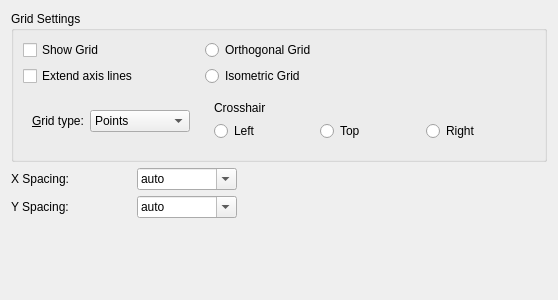
     <widget class="QWidget" name="tab3">
      <attribute name="title">
       <string>&amp;Grid</string>
      </attribute>
      <layout class="QGridLayout" name="gridLayout_9">
       <item row="0" column="0" colspan="2">
        <widget class="QGroupBox" name="bgGrid">
         <property name="minimumSize">
          <size>
           <width>120</width>
           <height>60</height>
          </size>
         </property>
         <property name="title">
          <string>Grid Settings</string>
         </property>
         <layout class="QGridLayout" name="gridLayout_7">
          <item row="0" column="0">
           <widget class="QCheckBox" name="cbGridOn">
            <property name="text">
             <string>Show Grid</string>
            </property>
           </widget>
          </item>
          <item row="1" column="0">
           <widget class="QCheckBox" name="cbExtendAxisLines">
            <property name="text">
             <string>Extend axis lines</string>
            </property>
           </widget>
          </item>
          <item row="2" column="0">
           <widget class="QWidget" name="widget" native="true">
            <property name="sizePolicy">
             <sizepolicy hsizetype="MinimumExpanding" vsizetype="MinimumExpanding">
              <horstretch>0</horstretch>
              <verstretch>0</verstretch>
             </sizepolicy>
            </property>
            <property name="minimumSize">
             <size>
              <width>0</width>
              <height>0</height>
             </size>
            </property>
            <property name="maximumSize">
             <size>
              <width>16777215</width>
              <height>16777215</height>
             </size>
            </property>
            <layout class="QGridLayout" name="gridLayout_12">
             <item row="0" column="0">
              <widget class="QLabel" name="lGridType">
               <property name="text">
                <string>&amp;Grid type:</string>
               </property>
               <property name="wordWrap">
                <bool>false</bool>
               </property>
               <property name="buddy">
                <cstring>cbGridType</cstring>
               </property>
              </widget>
             </item>
             <item row="0" column="1">
              <widget class="QComboBox" name="cbGridType">
               <property name="minimumSize">
                <size>
                 <width>100</width>
                 <height>0</height>
                </size>
               </property>
               <property name="editable">
                <bool>false</bool>
               </property>
               <property name="currentIndex">
                <number>0</number>
               </property>
               <item>
                <property name="text">
                 <string>Points</string>
                </property>
               </item>
               <item>
                <property name="text">
                 <string>Lines</string>
                </property>
               </item>
              </widget>
             </item>
            </layout>
           </widget>
          </item>
          <item row="0" column="1">
           <widget class="QRadioButton" name="rbOrthogonalGrid">
            <property name="toolTip">
             <string>Use orthogonal grid</string>
            </property>
            <property name="text">
             <string>Orthogonal Grid</string>
            </property>
            <property name="autoExclusive">
             <bool>true</bool>
            </property>
           </widget>
          </item>
          <item row="1" column="1">
           <widget class="QRadioButton" name="rbIsometricGrid">
            <property name="toolTip">
             <string>Use isometric grid</string>
            </property>
            <property name="text">
             <string>Isometric Grid</string>
            </property>
            <property name="autoExclusive">
             <bool>false</bool>
            </property>
           </widget>
          </item>
          <item row="2" column="1">
           <widget class="QWidget" name="widget" native="true">
            <property name="sizePolicy">
             <sizepolicy hsizetype="MinimumExpanding" vsizetype="Minimum">
              <horstretch>0</horstretch>
              <verstretch>0</verstretch>
             </sizepolicy>
            </property>
            <property name="minimumSize">
             <size>
              <width>0</width>
              <height>0</height>
             </size>
            </property>
            <property name="maximumSize">
             <size>
              <width>350</width>
              <height>16777215</height>
             </size>
            </property>
            <layout class="QGridLayout" name="gridLayout_6">
             <item row="1" column="0">
              <widget class="QRadioButton" name="rbCrosshairLeft">
               <property name="sizePolicy">
                <sizepolicy hsizetype="Minimum" vsizetype="Preferred">
                 <horstretch>0</horstretch>
                 <verstretch>0</verstretch>
                </sizepolicy>
               </property>
               <property name="minimumSize">
                <size>
                 <width>100</width>
                 <height>0</height>
                </size>
               </property>
               <property name="toolTip">
                <string>Left crosshair with isometric grid</string>
               </property>
               <property name="text">
                <string>Left</string>
               </property>
              </widget>
             </item>
             <item row="1" column="1">
              <widget class="QRadioButton" name="rbCrosshairTop">
               <property name="sizePolicy">
                <sizepolicy hsizetype="Minimum" vsizetype="Preferred">
                 <horstretch>0</horstretch>
                 <verstretch>0</verstretch>
                </sizepolicy>
               </property>
               <property name="minimumSize">
                <size>
                 <width>100</width>
                 <height>0</height>
                </size>
               </property>
               <property name="toolTip">
                <string>Top crosshair with isometric grid</string>
               </property>
               <property name="text">
                <string>Top</string>
               </property>
              </widget>
             </item>
             <item row="1" column="2">
              <widget class="QRadioButton" name="rbCrosshairRight">
               <property name="sizePolicy">
                <sizepolicy hsizetype="MinimumExpanding" vsizetype="Preferred">
                 <horstretch>0</horstretch>
                 <verstretch>0</verstretch>
                </sizepolicy>
               </property>
               <property name="minimumSize">
                <size>
                 <width>100</width>
                 <height>0</height>
                </size>
               </property>
               <property name="toolTip">
                <string>Right crosshair with isometric grid</string>
               </property>
               <property name="text">
                <string>Right</string>
               </property>
              </widget>
             </item>
             <item row="0" column="0" colspan="3">
              <widget class="QLabel" name="lCrosshair">
               <property name="sizePolicy">
                <sizepolicy hsizetype="Minimum" vsizetype="Preferred">
                 <horstretch>0</horstretch>
                 <verstretch>0</verstretch>
                </sizepolicy>
               </property>
               <property name="minimumSize">
                <size>
                 <width>70</width>
                 <height>0</height>
                </size>
               </property>
               <property name="text">
                <string>Crosshair</string>
               </property>
              </widget>
             </item>
            </layout>
           </widget>
          </item>
         </layout>
        </widget>
       </item>
       <item row="1" column="0">
        <layout class="QGridLayout" name="gridLayout_8">
         <item row="0" column="0">
          <widget class="QLabel" name="lXSpacing">
           <property name="minimumSize">
            <size>
             <width>120</width>
             <height>0</height>
            </size>
           </property>
           <property name="text">
            <string>X Spacing:</string>
           </property>
           <property name="wordWrap">
            <bool>false</bool>
           </property>
          </widget>
         </item>
         <item row="0" column="1">
          <widget class="QComboBox" name="cbXSpacing">
           <property name="minimumSize">
            <size>
             <width>100</width>
             <height>0</height>
            </size>
           </property>
           <property name="editable">
            <bool>true</bool>
           </property>
           <item>
            <property name="text">
             <string>auto</string>
            </property>
           </item>
           <item>
            <property name="text">
             <string notr="true">0.01</string>
            </property>
           </item>
           <item>
            <property name="text">
             <string notr="true">0.1</string>
            </property>
           </item>
           <item>
            <property name="text">
             <string notr="true">1</string>
            </property>
           </item>
           <item>
            <property name="text">
             <string notr="true">10</string>
            </property>
           </item>
          </widget>
         </item>
         <item row="1" column="0">
          <widget class="QLabel" name="lYSpacing">
           <property name="text">
            <string>Y Spacing:</string>
           </property>
           <property name="wordWrap">
            <bool>false</bool>
           </property>
          </widget>
         </item>
         <item row="1" column="1">
          <widget class="QComboBox" name="cbYSpacing">
           <property name="editable">
            <bool>true</bool>
           </property>
           <item>
            <property name="text">
             <string>auto</string>
            </property>
           </item>
           <item>
            <property name="text">
             <string notr="true">0.01</string>
            </property>
           </item>
           <item>
            <property name="text">
             <string notr="true">0.1</string>
            </property>
           </item>
           <item>
            <property name="text">
             <string notr="true">1</string>
            </property>
           </item>
           <item>
            <property name="text">
             <string notr="true">10</string>
            </property>
           </item>
          </widget>
         </item>
        </layout>
       </item>
       <item row="1" column="1">
        <spacer name="horizontalSpacer">
         <property name="orientation">
          <enum>Qt::Horizontal</enum>
         </property>
         <property name="sizeHint" stdset="0">
          <size>
           <width>228</width>
           <height>20</height>
          </size>
         </property>
        </spacer>
       </item>
       <item row="2" column="0">
        <spacer name="verticalSpacer">
         <property name="orientation">
          <enum>Qt::Vertical</enum>
         </property>
         <property name="sizeHint" stdset="0">
          <size>
           <width>20</width>
           <height>71</height>
          </size>
         </property>
        </spacer>
       </item>
      </layout>
     </widget>
